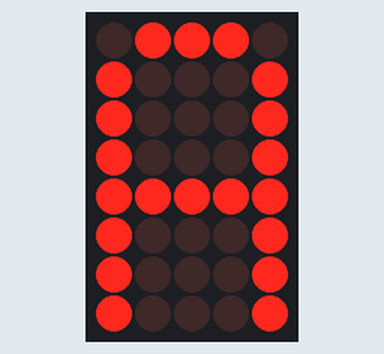
This sketch was run on a simulated Arduino Uno, built with avr-gcc and run on an emulated ATmega328P. Parts: 5×8 LED matrix. Wiring (inferred from the names in the program): LED matrix (orientation assumed): rows pin 7, pin 8, pin 9, pin 10, pin 11, pin 12, pin 13, pin 0; columns pin 2, pin 3, pin 4, pin 5, pin 6.

Above: at 0.1 s.
At 8.4 s:
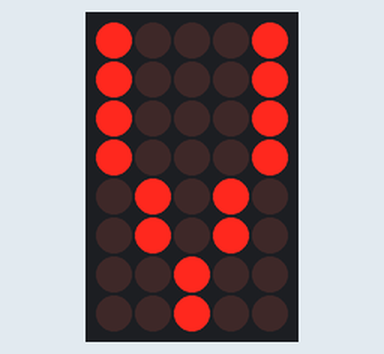
At 16.8 s:
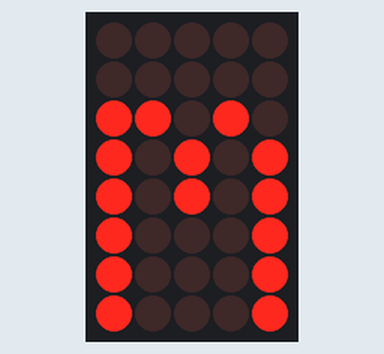
At 21.4 s:
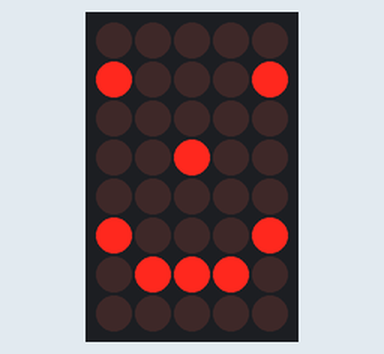
At 29.8 s:
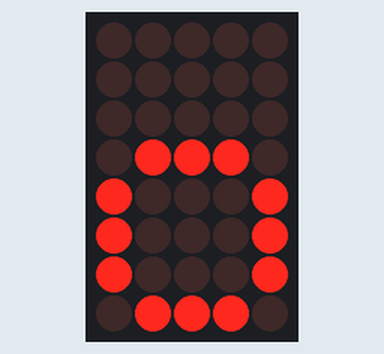
At 39.1 s:
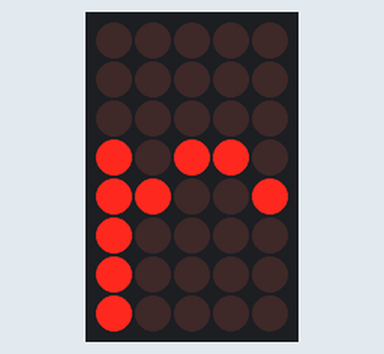

Measured:
- what the display in image 0 shows lasts 0.9 s, from 0.1 s to 1.0 s
- what the display in image 2 shows lasts 1.8 s, from 16.8 s to 18.6 s
- what the display in image 3 shows lasts 2.8 s, from 21.4 s to 24.2 s

The sketch:

Matrix5x8_1.ino
```cpp
#include <font.h>
#include <string.h>

#define ROW_0   7
#define ROW_1   8
#define ROW_2   9
#define ROW_3   10
#define ROW_4   11
#define ROW_5   12
#define ROW_6   13
#define ROW_7   0

#define COL_0   2
#define COL_1   3
#define COL_2   4
#define COL_3   5
#define COL_4   6

#define ROWS    8
#define COLS    5

/*
 * 1 sec
 */
#define MAX_REPEAT  90

int rowPort[] = {ROW_0, ROW_1, ROW_2, ROW_3, ROW_4, ROW_5, ROW_6, ROW_7};
int colPort[] = {COL_0, COL_1, COL_2, COL_3, COL_4};

char message [] = "Arduino AVR Programming...";

int msgPos, msgLength;

void setup()
{
  int col, row;

  for(col = 0; col < COLS; col++)
  {
      pinMode(colPort[col], OUTPUT);
  }

  for(row = 0; row < ROWS; row++)
  {
      pinMode(rowPort[row], OUTPUT);
  }

  msgPos = -1;
  msgLength = strlen(message);
}

void loop()
{
  int col, row, rcnt = 0;
  char *pData;
  char *pTmp;

  msgPos++;

  if ( msgPos >= msgLength )
    msgPos = 0;

  pData = METRIX_FONT[FONT_INDEX[message[msgPos]]];

  while(rcnt < MAX_REPEAT)
  {
      rcnt++;

      pTmp = pData;

      /* 5개 COLUMN 출력 */
      for(col = 0; col < COLS; col++)
      {
          /* 8개 ROW 출력 */
          for(row = 0; row < ROWS; row++)
          {
              /* 한 바이트의 각 비트값을 지정된 포트로 출력한다. */
              digitalWrite(rowPort[row], (*pTmp & (1<<(ROWS-row-1))) == (1<<(ROWS-row-1)) ? 1 : 0);
          }

          pTmp++;

          /* 이전 COLUMN OFF */
          digitalWrite(colPort[col-1 < 0 ? COLS-1 : col-1], 1);

          /* 현재 COLUMN ON */
          digitalWrite(colPort[col], 0);

          delayMicroseconds(2000);
      }
  }
}
```

Source omitted: font.h (18429 bytes)
